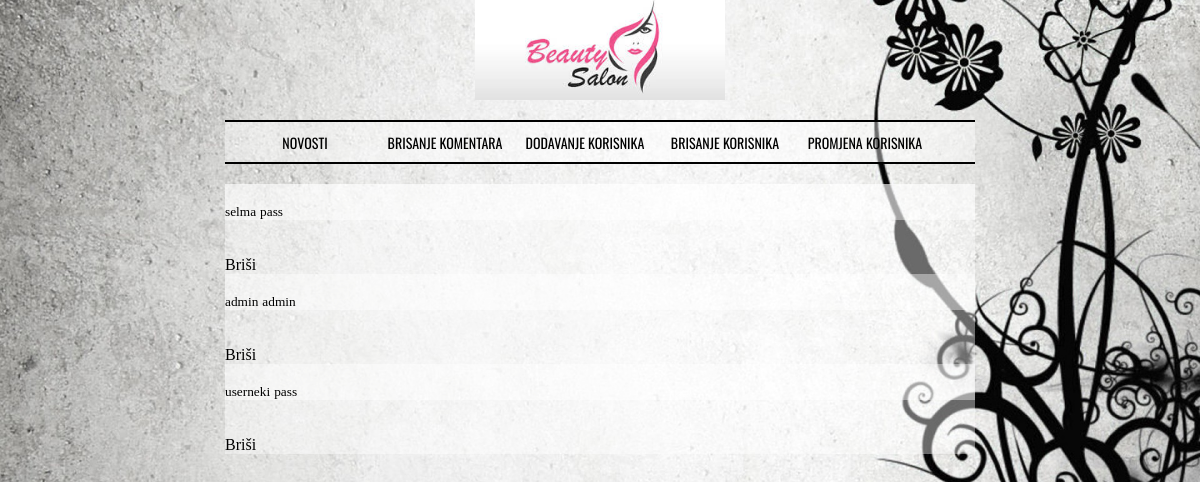
Page /brisanjeKorisnika.php on the committed database.
### tables this page shows
CREATE TABLE IF NOT EXISTS `korisnici` (
  `username` varchar(50) NOT NULL,
  `password` varchar(50) NOT NULL
);

### brisanjeKorisnika.php (the view, shortened to what this page needs)
<!DOCTYPE HTML PUBLIC "-//W3C//DTD HTML 4.01 Transitional//EN">
<html>
<head>
 <link rel="stylesheet" type="text/css" href="stilST.css">
</head>
<body>
<div id="okvir">
	<div id="zaglavlje">
	</div>
<div class="meni">
		<div class="naviLinks" onmouseover="prikazi()" onmouseout="sakrij()"><a href="dodajNovost.php">NOVOSTI</a>
								</div>
    <div class="naviLinks"><a href="brisanjeKomentara.php">BRISANJE KOMENTARA</a></div>
	<div class="naviLinks"><a href="dodavanjeKorisnika.php">DODAVANJE KORISNIKA</a></div>
	<div class="naviLinks"><a href="brisanjeKorisnika.php">BRISANJE KORISNIKA</a></div>
	<div class="naviLinks"><a href="promjenaKorisnika.php">PROMJENA KORISNIKA</a></div>
								</div>
<div id="glavni">
<?php
 $veza = new PDO("mysql:dbname=beauty;host=localhost;charset=utf8", "user", "user");
     $veza->exec("set names utf8");
	 $rezultat = $veza->query("select username, password from korisnici");
	foreach ($rezultat as $novost) {
		 print ("<div id = 'glavni'><br/>
			 <small> ".$novost['username']."</small>
			 <small> ".$novost['password']."</small>
			 </div><br/><br/>");
			print ("<a href='http://localhost/projekat/brisanjeKorisnika.php?username=".$novost['username']."'> Briši </a>");
	}
		?>
</div>
</div>
</body>
</html>

### stilST.css (style rules this page uses)
#zaglavlje { background:url(beuty.jpg) no-repeat; background-size:cover; background-color:rgba(255, 255, 255, 0.0); background-position:center; height:100px; width:250px; position:relative; margin-left:auto; margin-right:auto; }
#okvir { width:750px; margin:auto; }
body { height:100%; background:url(image.jpg) repeat; background-position:center; background-size:cover; padding:0; margin:0; }
.meni { color: black; height: 20px; border-bottom: 2px solid #000; border-top: 2px solid #000; background-color:#fff; background: rgba(255, 255, 255, 0.4); padding:10px; margin-top:20px; margin-bottom:20px; }
.naviLinks a:link, a:hover, a:active, a:focus { color: black; text-decoration: none; font: Beta; }
.naviLinks { height: 60px; width: 140px; text-align:center; font-family:Oswald; font-size: 14px; float: left; }
a { color:black; text-decoration:none; outline:none; }
#glavni { background-color:rgba(255, 255, 255, 0.4); width:750px; }

### rows in the picture
korisnici: username "selma", password "pass"
korisnici: username "admin", password "admin"
korisnici: username "userneki", password "pass"
